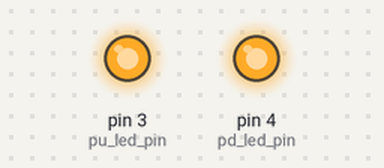
This sketch was run on a simulated Arduino Uno, built with avr-gcc and run on an emulated ATmega328P. Parts: output pins drawn as LEDs (lit = HIGH).

Above: at 0.1 s.
Timing chart, 0 to 1.6 s (numbered marks = the images above):
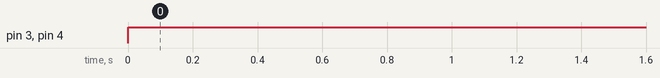

Measured:
- by itself, pin 3 (pu_led_pin), pin 4 (pd_led_pin): LOW → HIGH at 0.00 s

The sketch:

sketch.ino
```cpp
const int pu_led_pin = 3; // 풀업 연결핀
const int pd_led_pin = 4; // 풀다운 연결핀
void setup()
{
  pinMode(pu_led_pin, OUTPUT); // 풀업 LED 연결핀 출력 설정
  pinMode(pd_led_pin, OUTPUT); // 풀다운 LED 연결핀 출력 설정
}
void loop()
{
  digitalWrite(pd_led_pin, HIGH); // 풀다운 LED 연결핀 HIGH 출력
  digitalWrite(pu_led_pin, HIGH); // 풀업 LED 연결핀 HIGH 출력
  // digitalWrite(pd_led_pin, LOW); // 풀다운 LED 연결핀 LOW 출력
  // digitalWrite(pu_led_pin, LOW); // 풀업 LED 연결핀 LOW 출력
}
```
